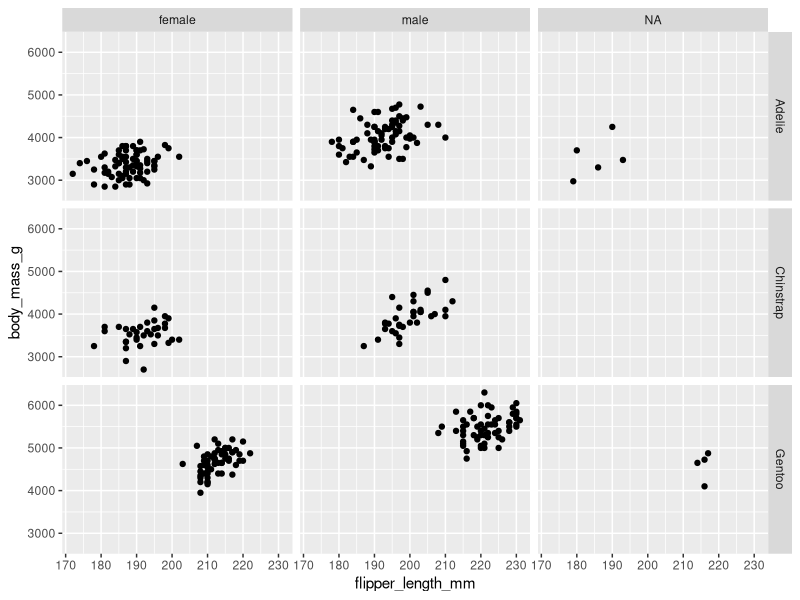
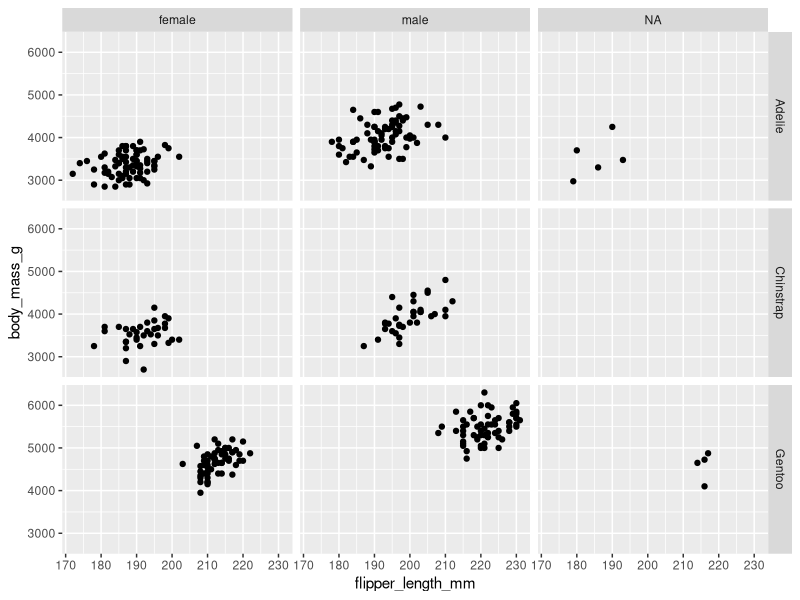

Reproduce these figures in R, in order.

            library(ggplot2)
            library(palmerpenguins)
            built_answer <- tryCatch(
                {
                    set.seed(42)
                    ggplot(penguins, aes(x = flipper_length_mm, y = body_mass_g)) + geom_point() + facet_grid(species ~ sex)
                    suppressWarnings(
                        if (!file.exists("/sandbox/figures/body-mass_flipper-length_scatter_facet_species_sex_answer.png")) {
                            ggsave(
                                width = 3,
                                height = 3,
                                "/sandbox/figures/body-mass_flipper-length_scatter_facet_species_sex_answer.png"
                            )
                        }
                    )
                    suppressWarnings(
                        ggplot_build(last_plot())
                    )
                },
                error = function(e) {
                    'ERROR'
                }
            )
            built_submission <- tryCatch(
                {
                    set.seed(42)
                    ggplot(data = penguins, aes(x = flipper_length_mm, y = body_mass_g)) +
  geom_point() +
  facet_grid(species ~ sex)
                    suppressWarnings(
                        ggsave(
                            width = 3,
                            height = 3,
                            "figures/body-mass_flipper-length_scatter_facet_species_sex_submission_gemini.png"
                        )
                    )
                    suppressWarnings(
                        ggplot_build(last_plot())
                    )
                },
                error = function(e) {
                    'ERROR'
                }
            )
            cat(isTRUE(all.equal(built_answer, built_submission)))
        
